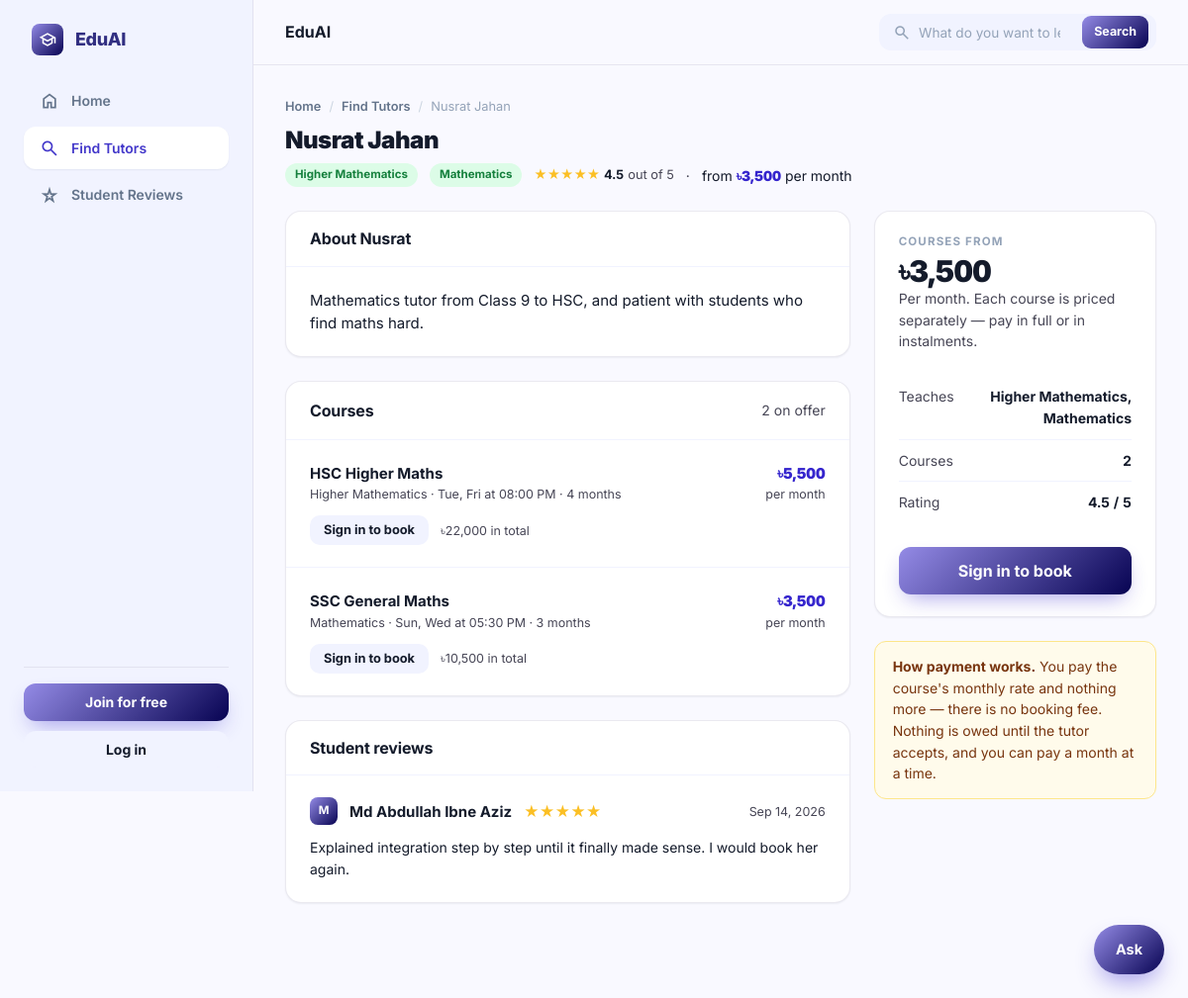
The page /tutors/24/ on the database its author committed.
### accounts/models.py (models this page shows, shortened)
class User(AbstractUser):
    ROLE_CHOICES = (
        ('student', 'Student'),
        ('tutor', 'Tutor'),
    )
    VERIFICATION_STATUS_CHOICES = (
        ('unverified', 'Not submitted'),
        ('pending', 'Pending review'),
        ('verified', 'Verified'),
        ('rejected', 'Rejected'),
    )
    role = models.CharField(max_length=10, choices=ROLE_CHOICES)
    avatar = models.ImageField(upload_to='avatars/', blank=True, null=True)
    phone = models.CharField(max_length=20, blank=True, null=True)
    education = models.CharField(max_length=150, blank=True, null=True,
                                  help_text='e.g. BSc in CSE, Dhaka University')
    id_card_number = models.CharField(max_length=40, blank=True, null=True,
                                      help_text='University ID card number')
    id_card_front = models.ImageField(upload_to='id_cards/', storage=private_storage,
                                      blank=True, null=True)
    id_card_back = models.ImageField(upload_to='id_cards/', storage=private_storage,
                                     blank=True, null=True)
    bio = models.TextField(blank=True, null=True)
    nid_number = models.CharField(max_length=30, blank=True, null=True)
    nid_image = models.ImageField(upload_to='nid_cards/', storage=private_storage,
                                  blank=True, null=True,
                                  help_text='Photo/scan of the NID — required for tutor registration')
    nid_verification_status = models.CharField(
        max_length=10, choices=VERIFICATION_STATUS_CHOICES, default='unverified',
    )

### tutors/models.py (models this page shows, shortened)
class Course(models.Model):
    DAY_CHOICES = [
        ('0', 'Sun'), ('1', 'Mon'), ('2', 'Tue'), ('3', 'Wed'),
        ('4', 'Thu'), ('5', 'Fri'), ('6', 'Sat'),
    ]
    tutor = models.ForeignKey(User, on_delete=models.CASCADE,
                              related_name='courses')
    subject = models.CharField(max_length=60,
                               help_text="The subject, as a student would search for it")
    name = models.CharField(max_length=120,
                            help_text='What you call this course')
    days = models.CharField(max_length=50,
                            help_text="Comma separated days like '0,2,4'")
    time = models.TimeField(help_text='When the class starts')
    months = models.PositiveIntegerField(
        default=1, validators=[MinValueValidator(1)],
        help_text='How many months the course runs')
    monthly_rate = models.DecimalField(
        max_digits=10, decimal_places=2, validators=[MinValueValidator(1)],
        help_text='What a student pays per month')
    is_active = models.BooleanField(
        default=True, help_text='Uncheck to stop taking new students')
    created_at = models.DateTimeField(auto_now_add=True)
    updated_at = models.DateTimeField(auto_now=True)
    class Meta:
        ordering = ['subject', 'name']
    @property
    def day_names(self):
        labels = dict(self.DAY_CHOICES)
        return [labels[d.strip()] for d in self.days.split(',')
                if d.strip() in labels]
    @property
    def schedule_display(self):
        days = ', '.join(self.day_names)
        return f'{days} at {self.time:%I:%M %p}' if days else f'{self.time:%I:%M %p}'
    @property
    def total_price(self):
        return self.monthly_rate * self.months
    @property
    def active_booking(self):
        return next((b for b in self.bookings.all()
                     if b.status in ('pending', 'confirmed')), None)
    @property
    def is_bookable(self):
        return self.is_active and self.active_booking is None

class TutorProfile(models.Model):
    user = models.OneToOneField(User, on_delete=models.CASCADE,
                                related_name='tutor_profile')
    bio = models.TextField(help_text='How you would introduce yourself to a student')
    rating = models.FloatField(default=0)
    created_at = models.DateTimeField(auto_now_add=True)
    updated_at = models.DateTimeField(auto_now=True)
    @property
    def active_courses(self):
        return [c for c in self.user.courses.all() if c.is_active]
    @property
    def subjects(self):
        seen, out = set(), []
        for course in self.active_courses:
            if course.subject.lower() not in seen:
                seen.add(course.subject.lower())
                out.append(course.subject)
        return out
    @property
    def lowest_rate(self):
        rates = [c.monthly_rate for c in self.active_courses]
        return min(rates) if rates else None

### reviews/models.py (models this page shows, shortened)
class Review(models.Model):
    booking = models.OneToOneField(Booking, on_delete=models.CASCADE, related_name='review')
    rating = models.IntegerField(choices=[(i, i) for i in range(1, 6)])
    comment = models.TextField()
    created_at = models.DateTimeField(auto_now_add=True)

### bookings/models.py (models this page shows, shortened)
class Booking(models.Model):
    STATUS_CHOICES = (
        ('pending', 'Pending'),
        ('confirmed', 'Confirmed'),
        ('completed', 'Completed'),
        ('rejected', 'Rejected'),
        ('cancelled', 'Cancelled'),
    )
    student = models.ForeignKey(User, on_delete=models.CASCADE, related_name='student_bookings')
    tutor = models.ForeignKey(User, on_delete=models.CASCADE, related_name='tutor_bookings')
    date     = models.DateField()
    months   = models.PositiveIntegerField(default=1, validators=[MinValueValidator(1)])
    course   = models.ForeignKey(
        Course, on_delete=models.SET_NULL,
        null=True, blank=True, related_name='bookings'
    )
    status   = models.CharField(max_length=10, choices=STATUS_CHOICES, default='pending')
    agreed_monthly_rate = models.DecimalField(
        max_digits=10, decimal_places=2, null=True, blank=True,
        help_text='Monthly rate captured at booking time'
    )
    meet_link = models.URLField(blank=True, default='', help_text='Google Meet / Zoom link set by tutor')
    tutor_message = models.TextField(blank=True, default='', help_text='Message from tutor to student')
    created_at = models.DateTimeField(auto_now_add=True)
    updated_at = models.DateTimeField(auto_now=True)
    class Meta:
        ordering = ['-created_at']

### tutors/views.py (the view)
# urls.py: path('<int:pk>/', views.tutor_detail_view, name='tutor-detail'),
def tutor_detail_view(request, pk):
    profile = get_object_or_404(
        TutorProfile.objects.select_related('user').prefetch_related('user__courses__bookings'),
        user_id=pk,
    )
    tutor = profile.user
    reviews = tutor.tutor_bookings.filter(review__isnull=False).select_related('review')
    return render(request, 'tutors/detail.html', {
        'tutor': tutor,
        'courses': [c for c in tutor.courses.all() if c.is_active],
        'reviews': [b.review for b in reviews if hasattr(b, 'review')],
    })

### chatbot/context_processors.py (called while the page is built)
def assistant(request):
    return {'chat_starters': json.dumps(list(_starters(request.user)))}

### chatbot/views.py (called while the page is built, shortened)
def _starters(user):
    if not user.is_authenticated:
        return ('How much does a tutor cost?',
                'How do I book a tutor?',
                'How do refunds work?',
                'How do I become a tutor?')

### quick_tutor/templatetags/assets.py (called while the page is built)
def _version(path):
    try:
        absolute = finders.find(path)
        if absolute and os.path.exists(absolute):
            return str(int(os.path.getmtime(absolute)))
    except Exception:                      # pragma: no cover - never break a page
        pass
    return ''

@register.simple_tag
def static_v(path):
    url = static(path)
    if settings.DEBUG:
        stamp = _version(path)
    else:
        if path not in _versions:
            _versions[path] = _version(path)
        stamp = _versions[path]
    return f'{url}?v={stamp}' if stamp else url

### templates/tutors/detail.html (shortened to what this page needs)
{% extends 'base/luminary_base.html' %}
{% block page_title %}{{ tutor.get_full_name|default:tutor.username }}{% endblock %}
{% block nav_browse %}is-active{% endblock %}
{% block breadcrumbs %}
<nav class="crumbs" aria-label="Breadcrumb">
  <a href="/">Home</a> <span aria-hidden="true">/</span>
  <a href="/tutors/">Find Tutors</a> <span aria-hidden="true">/</span>
  <span>{{ tutor.get_full_name|default:tutor.username }}</span>
</nav>
{% endblock %}
{% block page_subtitle %}
{% if tutor.tutor_profile %}
<div class="row" style="margin-top:10px">
  {% for subject in tutor.tutor_profile.subjects %}
  <span class="pill pill--confirmed pill--wrap">{{ subject }}</span>
  {% endfor %}
  {% if tutor.tutor_profile.rating %}
  <span class="rating">
    <span class="rating__stars">★★★★★</span>
    <span class="rating__value num">{{ tutor.tutor_profile.rating }}</span>
    <span class="rating__count">out of 5</span>
  </span>
  {% else %}
  <span class="small muted">No reviews yet</span>
  {% endif %}
  {% if tutor.tutor_profile.lowest_rate %}
  <span class="small muted">·</span>
  <span class="small">from <span class="money num">৳{{ tutor.tutor_profile.lowest_rate|floatformat:"0g" }}</span> per month</span>
  {% endif %}
</div>
{% endif %}
{% endblock %}
{% block content %}
<div class="grid grid--detail">
  <div class="stack">
    {% if tutor.tutor_profile.bio %}
    <section class="card">
      <div class="card__head"><h3>About {{ tutor.first_name|default:tutor.username }}</h3></div>
      <div class="card__body"><p>{{ tutor.tutor_profile.bio|linebreaksbr }}</p></div>
    </section>
    {% endif %}
    <section class="card">
      <div class="card__head">
        <h3>Courses</h3>
        <span class="small muted">{{ courses|length }} on offer</span>
      </div>
      {% if courses %}
      <div class="divide">
        {% for course in courses %}
        <div class="card__body stack-s">
          <div class="row row--between">
            <div>
              <div class="strong">{{ course.name }}</div>
              <div class="xsmall muted">{{ course.subject }} &middot; {{ course.schedule_display }}
                 &middot; {{ course.months }} month{{ course.months|pluralize }}</div>
            </div>
            <div style="text-align:right">
              <div class="money num">৳{{ course.monthly_rate|floatformat:"0g" }}</div>
              <div class="xsmall muted">per month</div>
            </div>
          </div>
          <div class="row">
            {% if course.is_bookable %}
              {% if user.role == 'student' %}
              <a href="/bookings/create/?course={{ course.id }}" class="btn btn--primary btn--sm">Book this course</a>
              {% elif not user.is_authenticated %}
              <a href="/accounts/login/" class="btn btn--secondary btn--sm">Sign in to book</a>
              {% endif %}
              <span class="xsmall muted">৳{{ course.total_price|floatformat:"0g" }} in total</span>
            {% else %}
              <span class="pill pill--cancelled">Already taken</span>
              <span class="xsmall muted">This slot has a student on it.</span>
            {% endif %}
          </div>
        </div>
        {% endfor %}
      </div>
      {% else %}
      <div class="card__body">
        <p class="muted">This tutor has not published any courses yet, so there
           is nothing to book at the moment.</p>
      </div>
      {% endif %}
    </section>
    <section class="card">
      <div class="card__head"><h3>Student reviews</h3></div>
      {% if reviews %}
      <div class="divide">
        {% for review in reviews %}
        <div class="card__body stack-s">
          <div class="row">
            <span class="avatar avatar--sm">{{ review.booking.student.username|upper|first }}</span>
            <span class="strong">{{ review.booking.student.get_full_name|default:review.booking.student.username }}</span>
            <span class="rating__stars">{% for i in "12345" %}{% if forloop.counter <= review.rating %}★{% else %}☆{% endif %}{% endfor %}</span>
            <span class="xsmall muted">{{ review.created_at|date:"M d, Y" }}</span>
          </div>
          <p class="small">{{ review.comment }}</p>
        </div>
        {% endfor %}
      </div>
      {% else %}
      <div class="card__body"><p class="muted">No reviews yet. Reviews appear once a student completes a course.</p></div>
      {% endif %}
    </section>
  </div>
  <aside class="stack">
    <div class="card">
      <div class="card__body stack">
        {% if tutor.tutor_profile %}
        {% if tutor.tutor_profile.lowest_rate %}
        <div>
          <div class="eyebrow">Courses from</div>
          <div class="stat__value">৳{{ tutor.tutor_profile.lowest_rate|floatformat:"0g" }}</div>
          <p class="small muted">Per month. Each course is priced separately —
             pay in full or in instalments.</p>
        </div>
        {% endif %}
        <dl class="deflist">
          <dt>Teaches</dt>
          <dd>{% for subject in tutor.tutor_profile.subjects %}{% if not forloop.first %}, {% endif %}{{ subject }}{% empty %}Nothing published yet{% endfor %}</dd>
          <dt>Courses</dt><dd class="num">{{ courses|length }}</dd>
          <dt>Rating</dt><dd class="num">{{ tutor.tutor_profile.rating }} / 5</dd>
        </dl>
        {% endif %}
        {% if user.role == 'student' %}
        <a href="/bookings/create/?tutor={{ tutor.id }}" class="btn btn--primary btn--block btn--lg">See courses</a>
        {% elif not user.is_authenticated %}
        <a href="/accounts/login/" class="btn btn--primary btn--block btn--lg">Sign in to book</a>
        {% endif %}
      </div>
    </div>
    <div class="notice">
      <strong>How payment works.</strong> You pay the course's monthly rate and
      nothing more — there is no booking fee. Nothing is owed until the tutor
      accepts, and you can pay a month at a time.
    </div>
  </aside>
</div>
{% endblock %}

### rows shown on the page
User: get_full_name "Nusrat Jahan", tutor_profile.rating "4.5", tutor_profile.lowest_rate "3,500", first_name "Nusrat", tutor_profile.bio "Mathematics tutor from Class 9 to HSC, and patient with students who find maths hard."
Course: subjects "Higher Mathematics", name "HSC Higher Maths", subject "Higher Mathematics", schedule_display "Tue, Fri at 08:00 PM", months "4", monthly_rate "5,500", total_price "22,000", subjects "Higher Mathematics"
Course: subjects "Mathematics", name "SSC General Maths", subject "Mathematics", schedule_display "Sun, Wed at 05:30 PM", months "3", monthly_rate "3,500", total_price "10,500", subjects "Mathematics"
Review: booking.student.username|first "M", booking.student.get_full_name "Md Abdullah Ibne Aziz", rating 5 (drawn), created_at "Sep 14, 2026", comment "Explained integration step by step until it finally made sense. I would book her again."

### other values the page prints
{{ courses|length }} "2"
